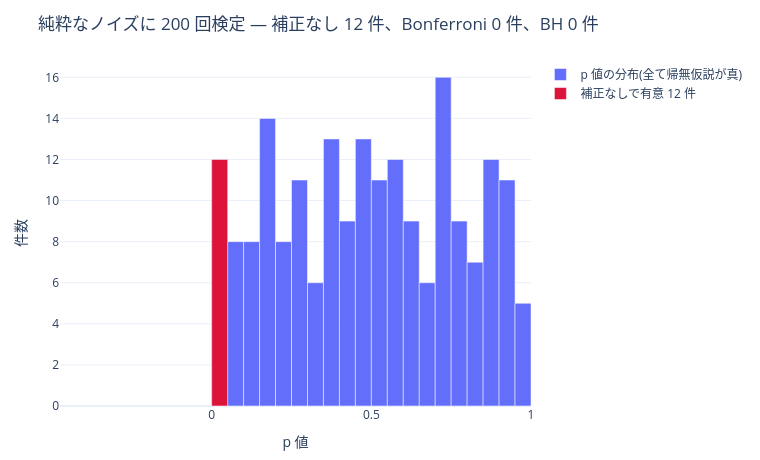

Notebook code for this chart:
### Markdown cell above
## 5. 多重比較 — 検定を繰り返すとどうなるか

$m$ 回の独立な検定で少なくとも 1 回誤る確率は $1 - (1-\alpha)^m$ である。
$m = 20$ で 0.64、$m = 200$ でほぼ 1 になる。

効果が**まったく無い**データに 200 回検定してみよう。

### Code cell
plotting.phacking_demo(n_tests=200, n=30, seed=4)

### Figure 1 — Plotly figure (JSON) as saved in the notebook; plotly's stock layout.template omitted (floating-point values rounded to 4 significant figures)
{"data": [{"name": "p 値の分布(全て帰無仮説が真)", "type": "bar", "width": 0.05, "x": [0.025, 0.075, 0.125, 0.175, 0.225, 0.275, 0.325, 0.375, 0.425, 0.475, 0.525, 0.575, 0.625, 0.675, 0.725, 0.775, 0.825, 0.875, 0.925, 0.975], "y": [12, 8, 8, 14, 8, 11, 6, 13, 9, 13, 11, 12, 9, 6, 16, 9, 7, 12, 11, 5]}, {"marker": {"color": "crimson"}, "name": "補正なしで有意 12 件", "type": "bar", "width": 0.05, "x": [0.025], "y": [12]}], "layout": {"barmode": "overlay", "height": 460, "margin": {"b": 50, "l": 60, "r": 30, "t": 60}, "title": {"text": "純粋なノイズに 200 回検定 — 補正なし 12 件、Bonferroni 0 件、BH 0 件"}, "width": 760, "xaxis": {"title": {"text": "p 値"}}, "yaxis": {"title": {"text": "件数"}}}}
